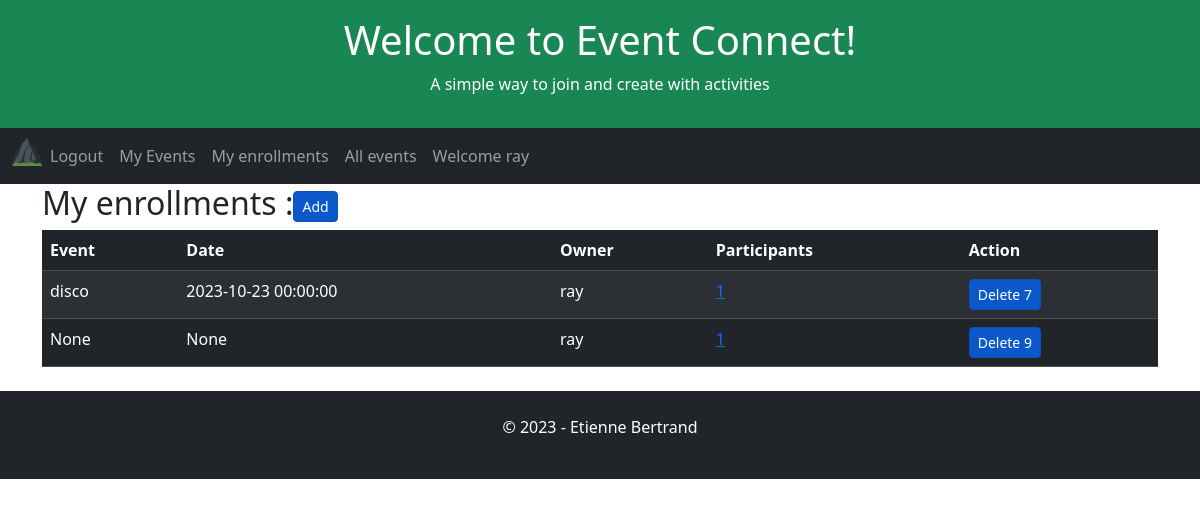
The app's page /user-enrollments (signed in), older data.
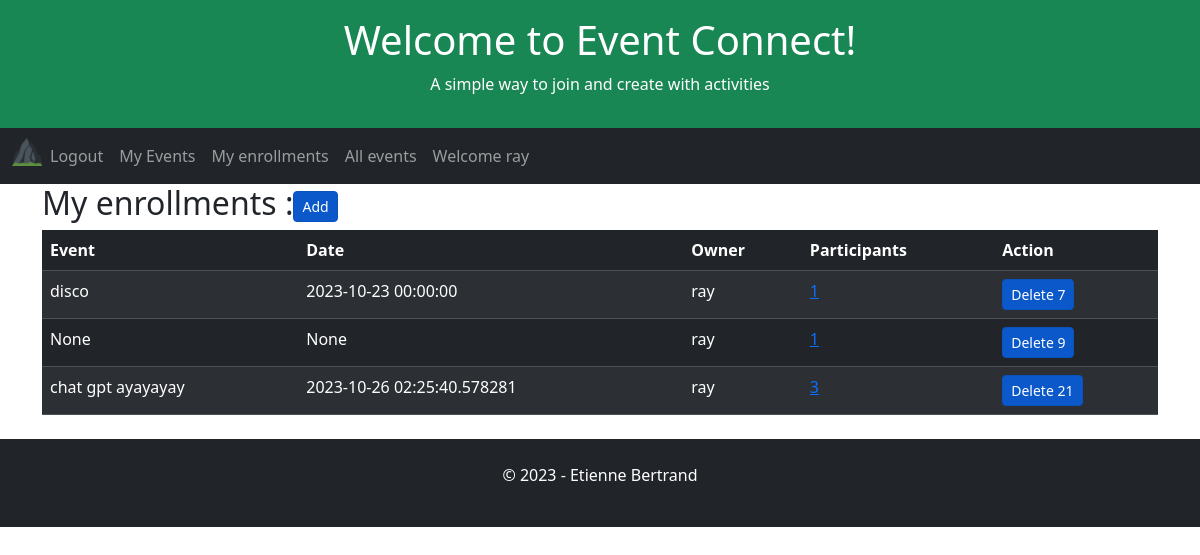
The same page, newer data.
### app/models.py (models this page shows, shortened)
class Enrollment(db.Model):
    id = db.Column(db.Integer, primary_key=True)
    user_id = db.Column(db.Integer, db.ForeignKey('user.id', name='fk_enrollment_user'), nullable=False)
    event_id = db.Column(db.Integer, db.ForeignKey('event.id', name='fk_enrollment_event'), nullable=False)
    date = db.Column(db.DateTime, index=True, default=datetime.utcnow)

class Event(db.Model):
    id = db.Column(db.Integer, primary_key=True)
    user_id = db.Column(db.Integer, db.ForeignKey('user.id', name='fk_event_user'), nullable=False)
    title = db.Column(db.String(255), nullable=False)
    date = db.Column(db.DateTime, index=True, default=datetime.utcnow)

class User(UserMixin, db.Model):
    id = db.Column(db.Integer, primary_key=True)
    username = db.Column(db.String(64), index=True, unique=True)
    email = db.Column(db.String(120), index=True, unique=True)
    password_hash = db.Column(db.String(128))

### app/routes.py (the view)
@app.route('/user-enrollments', methods=['GET', 'POST', 'UPDATE'])
def userEnrollments():
    global appName, appSlogan, appTitle, db
    user_id = current_user.id
    userEnrollmentsAlias = alias(Enrollment)
    userEnrollments = db.session.query(
        Enrollment.id,
        Event.title,
        Event.date,
        Event.id.label('eventId'),
        User.username.label('owner'),
        func.count(userEnrollmentsAlias.c.user_id).label('participants')
    ).outerjoin(User, User.id == Enrollment.user_id
    ).outerjoin(Event, Enrollment.event_id == Event.id
    ).outerjoin(userEnrollmentsAlias, Enrollment.event_id == userEnrollmentsAlias.c.event_id
    ).group_by(Enrollment.id, Event.title, Event.date, Event.id, User.username
    ).filter(Enrollment.user_id == user_id
    ).all()
    return render_template(
        'user-enrollments.html',
        appName=appName,
        appTitle=appTitle,
        appSlogan=appSlogan,
        userEnrollments=userEnrollments)

### app/models.py (called while the page is built)
@login.user_loader
def load_user(id):
    return User.query.get(int(id))

### app/templates/user-enrollments.html (shortened to what this page needs)
{% extends "home.html" %}
{% block content %}
    <h2>My enrollments :<a href="{{ url_for('allEvents') }}" class="btn btn-primary btn-sm active" role="button" aria-pressed="true">Add</button></a></h2>
        <table class="table table-dark table-hover table-striped">
            <thead>
            <tr>
                <th>Event</th>
                <th>Date</th>
                <th>Owner</th>
                <th>Participants</th>
                <th>Action</th>
            </tr>
            </thead>
            <tbody>
                {% for enrollment in userEnrollments %}
                    <tr>
                        <td>{{ enrollment.title }}</td>
                        <td>{{ enrollment.date }}</td>
                        <td>{{ enrollment.owner }}</td>
                        <td><a href="{{ url_for('eventEnrollments') }}/{{enrollment.eventId}}" aria-pressed="true">{{ enrollment.participants }}</a></td>
                        <td>
                            <a href="{{ url_for('index') }}" class="btn btn-primary btn-sm active" role="button" aria-pressed="true" data-bs-toggle="modal" data-bs-target="#exampleModal" data-bs-whatever="{{enrollment.id}}" >Delete {{ enrollment.id }}</a>
                        </td>
                    </tr>
                {% endfor %}
            </tbody>
        </table>
{% endblock %}

### app/templates/home.html (shortened to what this page needs)
<!DOCTYPE html>
<html lang="en">
<head>
    <link href="https://cdn.jsdelivr.net/npm/bootstrap@5.3.2/dist/css/bootstrap.min.css" rel="stylesheet">
</head>
<body>
    <div class="p-3 bg-success text-white text-center">
    {% if appTitle %}
        <h1>{{ appTitle }}</h1>
        {% else %}
        <h1>hard coded appTitle xyz</h1>
    {% endif %}
    {% if appSlogan %}
        <p>{{ appSlogan }}</p>
        {% else %}
        <p>hard coded appSlogan xyz</p>
    {% endif %}
    </div>
    <nav class="navbar navbar-expand-lg bg-dark navbar-dark">
        <div class="container-fluid">
            <div class="collapse navbar-collapse" id="navbarNav">
            <ul class="navbar-nav">
                <li class="nav-item">
                    <a class="nav-brand" href="{{ url_for('index') }}">
                        <img src="{{ url_for('static', filename='/favicon_io/favicon-32x32.png') }}" width="30" height="30" alt="">
                    </a>
                </li>
                {% if current_user.is_anonymous %}
                <li class="nav-item">
                <a class="nav-link" href="{{ url_for('login') }}">Login</a>
                </li>
                <li class="nav-item">
                    <a class="nav-link" href="{{ url_for('register') }}">Subscribe</a>
                </li>
                {% else %}
                <li class="nav-item">
                    <a class="nav-link" href="{{ url_for('logout') }}">Logout</a>
                </li>
                <li class="nav-item">
                    <a class="nav-link" href="{{ url_for('userEvents') }}">My Events</a>
                </li>
                <li class="nav-item">
                    <a class="nav-link" href="{{ url_for('userEnrollments') }}">My enrollments</a>
                <li class="nav-item">
                    <a class="nav-link" href="{{ url_for('allEvents') }}">All events</a>
                </li>
                <li class="nav-item">
                    <a class="nav-link" href="{{ url_for('index') }}">Welcome {{ current_user.username }}</a>
                </li>
                {% endif %}
            </ul>
            </div>
        </div>
    </nav>
    <div class="container">
        {% block content %}{% endblock %}
    </div>
    <div class="mt-4 p-4 bg-dark text-white text-center">
    <p>© 2023 - Etienne Bertrand</p>
    </div>
</body>
</html>

Row changes from the older to the newer data that the page shows:
added Enrollment: title "chat gpt ayayayay", date "2023-10-26 02:25:40.578281", owner "ray", participants "3", id "21"
